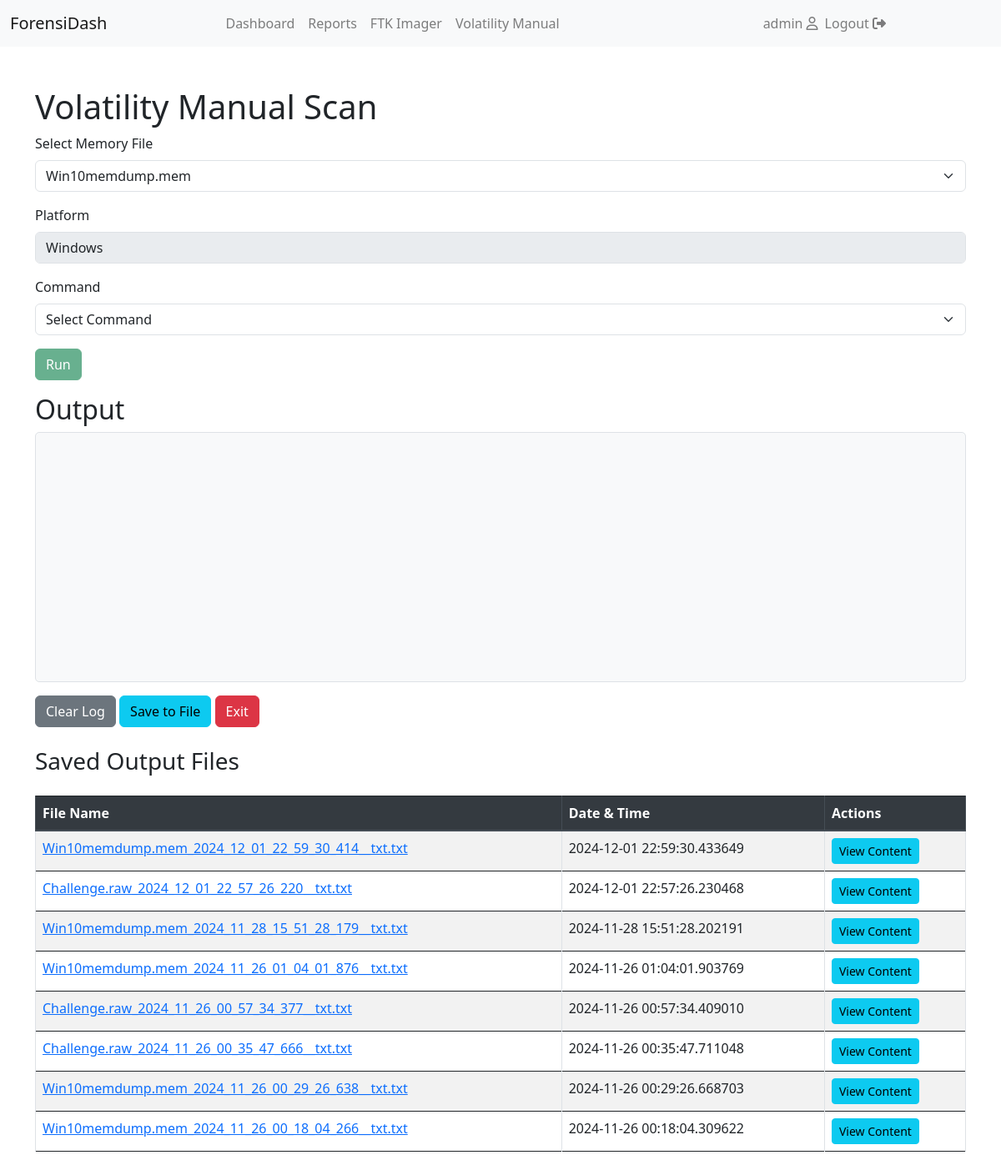
The app's page /volatility (signed in) with its own data.
### models.py (models this page shows)
class User(db.Model, UserMixin):
    id = db.Column(db.Integer, primary_key=True)
    username = db.Column(db.String(150), unique=True, nullable=False)
    password = db.Column(db.String(150), nullable=False)
    vol_manual = db.relationship('VolManual', back_populates='user')

class VolManual(db.Model):
    id = db.Column(db.Integer, primary_key=True)
    user_id = db.Column(db.Integer, db.ForeignKey('user.id'), nullable=False)
    file_id = db.Column(db.Integer, db.ForeignKey('uploaded_files.id'), nullable=False)  # Corrected foreign key reference
    file_name = db.Column(db.String(255), nullable=False)
    date_time = db.Column(db.DateTime, default=datetime.utcnow)
    output = db.Column(db.String(255), nullable=False)
    user = db.relationship('User', back_populates='vol_manual')
    file = db.relationship('UploadedFile', back_populates='vol_manual')

### app.py (the view)
@app.route('/volatility', methods=['GET', 'POST'])
@login_required
def volatility():
    uploaded_files = UploadedFile.query.filter_by(user_id=current_user.id, file_type='memory').all()
    saved_files = VolManual.query.filter_by(user_id=current_user.id).order_by(VolManual.date_time.desc()).all()
    return render_template('volatility.html', uploaded_files=uploaded_files, saved_files=saved_files)

### app.py (called while the page is built)
@login_manager.user_loader
def load_user(user_id):
    return User.query.get(int(user_id))

### templates/volatility.html (shortened to what this page needs)
{% extends "base.html" %}
{% block content %}
<link rel="stylesheet" href="https://cdn.jsdelivr.net/npm/bootstrap@5.3.0/dist/css/bootstrap.min.css">
<body>
    <div class="container mt-5">
        <h1>Volatility Manual Scan</h1>
        <form id="volatility-form">
            <div class="mb-3">
                <label for="memory-file" class="form-label">Select Memory File</label>
                <select id="memory-file" class="form-select" required>
                    {% for file in uploaded_files %}
                    <option value="{{ file.id }}">{{ file.filename }}</option>
                    {% endfor %}
                </select>
            </div>
            <div class="mb-3">
                <label for="platform" class="form-label">Platform</label>
                <input type="text" id="platform" class="form-control" value="Windows" disabled>
            </div>
            <div class="mb-3">
                <label for="command" class="form-label">Command</label>
                <select id="command" class="form-select" required>
                    <option value="" disabled selected>Select Command</option>
                </select>
            </div>
            <div class="mb-3">
                <button type="button" id="run-command" class="btn btn-success" disabled>Run</button>
            </div>
        </form>
        <h2>Output</h2>
        <div id="output"></div>
        <div class="mt-3">
            <button type="button" id="clear-log" class="btn btn-secondary">Clear Log</button>
            <button type="button" id="save-output" class="btn btn-info">Save to File</button>
            <button type="button" id="exit" class="btn btn-danger">Exit</button>
        </div>
    </div>
    <div class="container mt-4">
        <h3 class="mb-4">Saved Output Files</h3>
        {% if saved_files %}
            <div class="table-responsive">
                <table class="table table-striped table-bordered table-hover">
                    <thead class="thead-dark">
                        <tr>
                            <th>File Name</th>
                            <th>Date & Time</th>
                            <th>Actions</th>
                        </tr>
                    </thead>
                    <tbody>
                        {% for saved_file in saved_files %}
                            <tr>
                                <td><a href="{{ saved_file.output }}" target="_blank">{{ saved_file.file_name }}</a></td>
                                <td>{{ saved_file.date_time }}</td>
                                <td>
                                    <a href="{{ url_for('view_output', filename=saved_file.file_name) }}" target="_blank" class="btn btn-info btn-sm">View Content</a>
                                </td>
                            </tr>
                        {% endfor %}
                    </tbody>
                </table>
            </div>
        {% else %}
            <p class="text-muted">No saved files yet.</p>
        {% endif %}
    </div>
</body>
{% endblock %}

### templates/base.html (shortened to what this page needs)
<!DOCTYPE html>
<html lang="en">
<head>
    <link rel="stylesheet" href="{{ url_for('static', filename='bootstrap.min.css') }}">
    <link rel="stylesheet" href="{{ url_for('static', filename='all.min.css') }}">
    <link rel="stylesheet" href="{{ url_for('static', filename='styles.css') }}">
    <link rel="stylesheet" href="https://cdn.datatables.net/1.10.24/css/jquery.dataTables.min.css">
    <link rel="stylesheet" href="https://cdnjs.cloudflare.com/ajax/libs/font-awesome/6.6.0/css/all.min.css" />
    <link rel="stylesheet" href="{{url_for('static',filename='bootstrap-icons.min.css')}}">
    <link rel="stylesheet" href="https://cdnjs.cloudflare.com/ajax/libs/font-awesome/6.6.0/css/fontawesome.min.css" />
    <link rel="stylesheet" href="https://stackpath.bootstrapcdn.com/bootstrap/4.5.2/css/bootstrap.min.css">
</head>
<body>
    <nav class="navbar navbar-expand-md navbar-light bg-light">
        <div class="container-fluid">
            <a class="navbar-brand" href="/">ForensiDash</a>
            <div class="collapse navbar-collapse" id="navbarNav">
                <ul class="navbar-nav mx-auto">
                {% if current_user.is_authenticated %}
                    <li class="nav-item">
                        <a class="nav-link" href="/dashboard">Dashboard</a>
                    </li>
                    <li class="nav-item">
                        <a class="nav-link" href="#reports">Reports</a>
                    </li>
                    <li class="nav-item">
                        <a class="nav-link" href="/ftk">FTK Imager</a>
                    </li>
                    <li class="nav-item">
                        <a class="nav-link" href="/volatility">Volatility Manual</a>
                    </li>
                </ul>
                <ul class="navbar-nav navbar-right">
                        <li class="nav-item">
                            <span class="navbar-text"> {{ current_user.username }} <i class="far fa-user"></i>
                        </li>
                        <li class="nav-item">
                            <a class="nav-link" href="/logout">Logout <i class="fas fa-sign-out-alt"></i></a>
                        </li>
                    {% endif %}
                </ul>
            </div>
        </div>
    </nav>
    <div class="container-fluid">
        {% block content %}{% endblock %}
    </div>
</body>
</html>

### static/styles.css (style rules this page uses)
.table td, .table th { word-wrap: break-word; white-space: normal; }

### templates/base.html (style rules this page uses)
.navbar-nav { margin: 0 auto; }
.navbar-right { margin-left: auto; }

### templates/volatility.html (style rules this page uses)
#output { height: 300px; overflow-y: auto; background-color: #f8f9fa; padding: 10px; border: 1px solid #dee2e6; border-radius: 5px; font-family: monospace; white-space: pre-wrap; word-wrap: break-word; }

### records on screen
User: username "admin"
VolManual: file_name "Win10memdump.mem_2024_12_01_22_59_30_414__txt.txt", date_time "2024-12-01 22:59:30.433649"
VolManual: file_name "Challenge.raw_2024_12_01_22_57_26_220__txt.txt", date_time "2024-12-01 22:57:26.230468"
VolManual: file_name "Win10memdump.mem_2024_11_28_15_51_28_179__txt.txt", date_time "2024-11-28 15:51:28.202191"
VolManual: file_name "Win10memdump.mem_2024_11_26_01_04_01_876__txt.txt", date_time "2024-11-26 01:04:01.903769"
VolManual: file_name "Challenge.raw_2024_11_26_00_57_34_377__txt.txt", date_time "2024-11-26 00:57:34.409010"
VolManual: file_name "Challenge.raw_2024_11_26_00_35_47_666__txt.txt", date_time "2024-11-26 00:35:47.711048"
VolManual: file_name "Win10memdump.mem_2024_11_26_00_29_26_638__txt.txt", date_time "2024-11-26 00:29:26.668703"
VolManual: file_name "Win10memdump.mem_2024_11_26_00_18_04_266__txt.txt", date_time "2024-11-26 00:18:04.309622"

### other values on screen
form field value "Win10memdump.mem"
